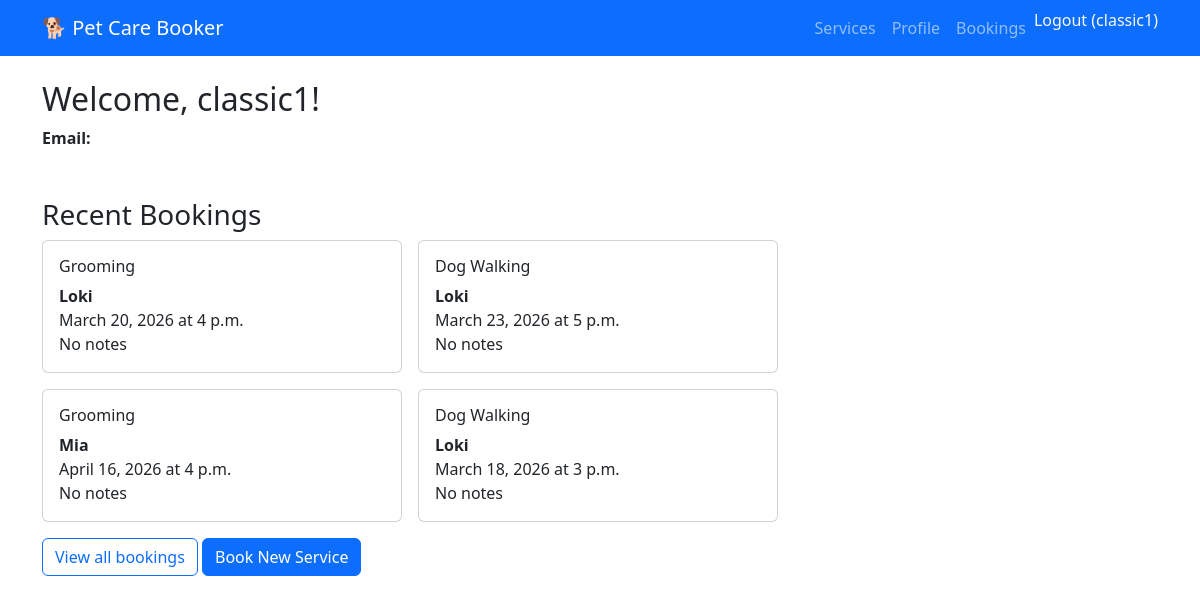
Screenshot of /accounts/profile/ (signed in) with the database file from the repository.
### accounts/models.py (models this page shows, shortened)
class Booking(models.Model):
    SERVICE_CHOICES = [
        ('dog_walking', 'Dog Walking'),
        ('grooming', 'Grooming'),
        ('boarding', 'Boarding'),
    ]
    user = models.ForeignKey(User, on_delete=models.CASCADE)
    service = models.CharField(max_length=20, choices=SERVICE_CHOICES)
    pet_name = models.CharField(max_length=100)
    date = models.DateField()
    time = models.TimeField()
    notes = models.TextField(blank=True)
    created = models.DateTimeField(auto_now_add=True)
    paid = models.BooleanField(default=False)  # <-- TRACKS PAID STATUS
    stripe_payment_intent = models.CharField(max_length=200, blank=True, null=True)  # Stripe payment ID
    amount_paid = models.DecimalField(max_digits=10, decimal_places=2, null=True, blank=True)  # £25.00

### accounts/views.py (the view)
# urls.py: path('profile/', views.ProfileView.as_view(), name='profile'),
class ProfileView(LoginRequiredMixin, TemplateView):
    template_name = "accounts/profile.html"
    login_url = "login"
    redirect_field_name = "next"
    def get_context_data(self, **kwargs):
        context = super().get_context_data(**kwargs)
        context["user"] = self.request.user
        context["bookings"] = Booking.objects.filter(user=self.request.user).order_by("-created")[:5]
        context["STRIPE_PUBLIC_KEY"] = getattr(settings, "STRIPE_PUBLISHABLE_KEY", "")
        return context

### accounts/templates/accounts/profile.html (shortened to what this page needs)
{% extends 'accounts/base.html' %}
{% block content %}
<div class="row">
  <div class="col-md-8">
    <h2>Welcome, {{ user.username }}!</h2>
    <p><strong>Email:</strong> {{ user.email }}</p>
    <h3 class="mt-5">Recent Bookings</h3>
    {% if bookings %}
      <div class="row g-3">
        {% for booking in bookings %}
          <div class="col-md-6">
            <div class="card">
              <div class="card-body">
                <h6 class="card-title">{{ booking.get_service_display }}</h6>
                <p class="card-text">
                  <strong>{{ booking.pet_name }}</strong><br>
                  {{ booking.date }} at {{ booking.time }}<br>
                  {{ booking.notes|default:"No notes" }}
                </p>
              </div>
            </div>
          </div>
        {% endfor %}
      </div>
    {% else %}
      <p class="text-muted">No bookings yet. <a href="{% url 'book' %}">Book your first service</a>.</p>
    {% endif %}
  </div>
</div>
<a href="{% url 'bookings' %}" class="btn btn-outline-primary mt-3">View all bookings</a>
<a href="{% url 'book' %}" class="btn btn-primary mt-3">Book New Service</a>
{% endblock %}

### accounts/templates/accounts/base.html (shortened to what this page needs)
<!DOCTYPE html>
<html lang="en">
<head>
    {% load static %}
    {% load crispy_forms_tags %}
    <link href="https://cdn.jsdelivr.net/npm/bootstrap@5.3.3/dist/css/bootstrap.min.css" rel="stylesheet">
    {% load crispy_forms_tags %}
</head>
<body>
    <nav class="navbar navbar-expand-lg navbar-dark bg-primary">
        <div class="container">
            <a class="navbar-brand" href="{% url 'home' %}">🐕 Pet Care Booker</a>
            <div class="navbar-nav ms-auto">
                {% if user.is_authenticated %}
                    <a class="nav-link" href="{% url 'services' %}">Services</a>
                    <a class="nav-link" href="{% url 'profile' %}">Profile</a>
                    <a class="nav-link" href="{% url 'bookings' %}">Bookings</a>
                    <form method="post" action="{% url 'logout' %}" class="d-inline">
                        <button type="submit" class="nav-link btn btn-link p-0 border-0 bg-transparent text-light logout-btn">
                            Logout ({{ user.username }})
                        </button>
                    </form>
                {% else %}
                    <a class="nav-link" href="{% url 'login' %}">Login</a>
                    <a class="nav-link" href="{% url 'signup' %}">Sign Up</a>
                {% endif %}
            </div>
        </div>
    </nav>
    <main class="container mt-4">
        {% block content %}
        {% endblock %}
    </main>
</body>
</html>

### rows the page displays
Booking: service "Grooming", pet_name "Loki", date "March 20, 2026", time "4 p.m.", notes "No notes"
Booking: service "Dog Walking", pet_name "Loki", date "March 23, 2026", time "5 p.m.", notes "No notes"
Booking: service "Grooming", pet_name "Mia", date "April 16, 2026", time "4 p.m.", notes "No notes"
Booking: service "Dog Walking", pet_name "Loki", date "March 18, 2026", time "3 p.m.", notes "No notes"

### other values shown
{{ user.username }} "classic1"
